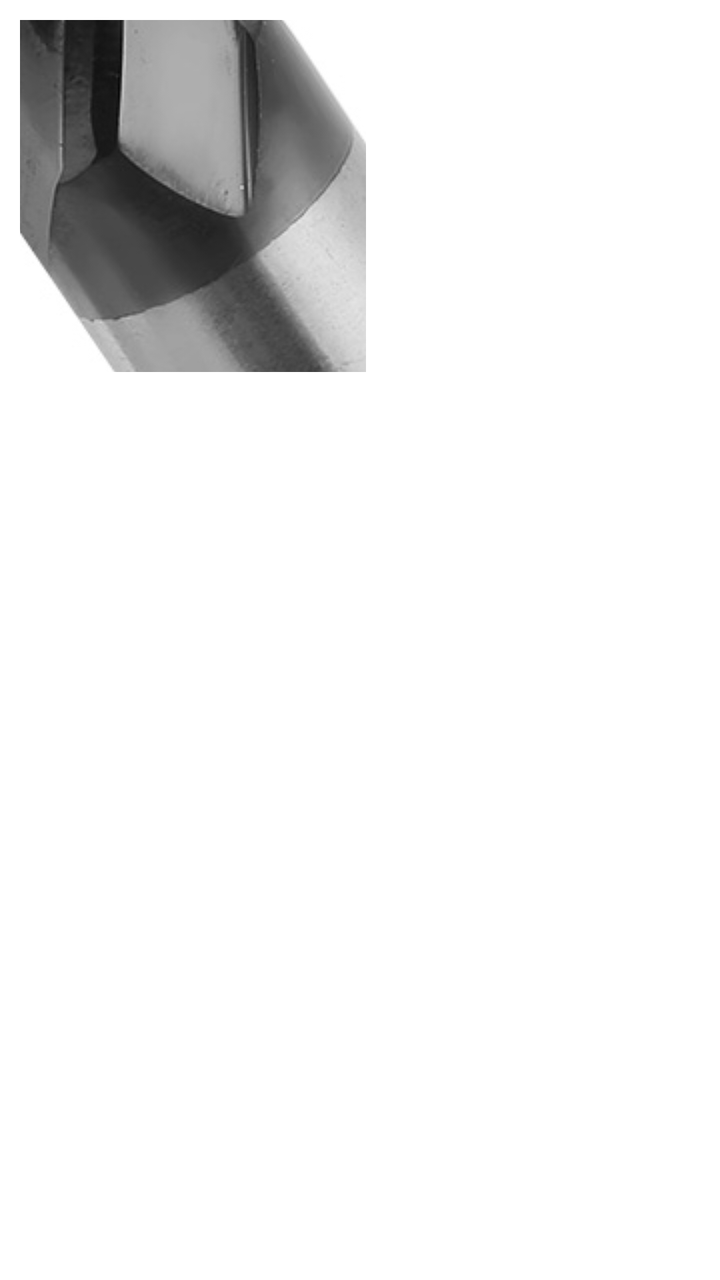
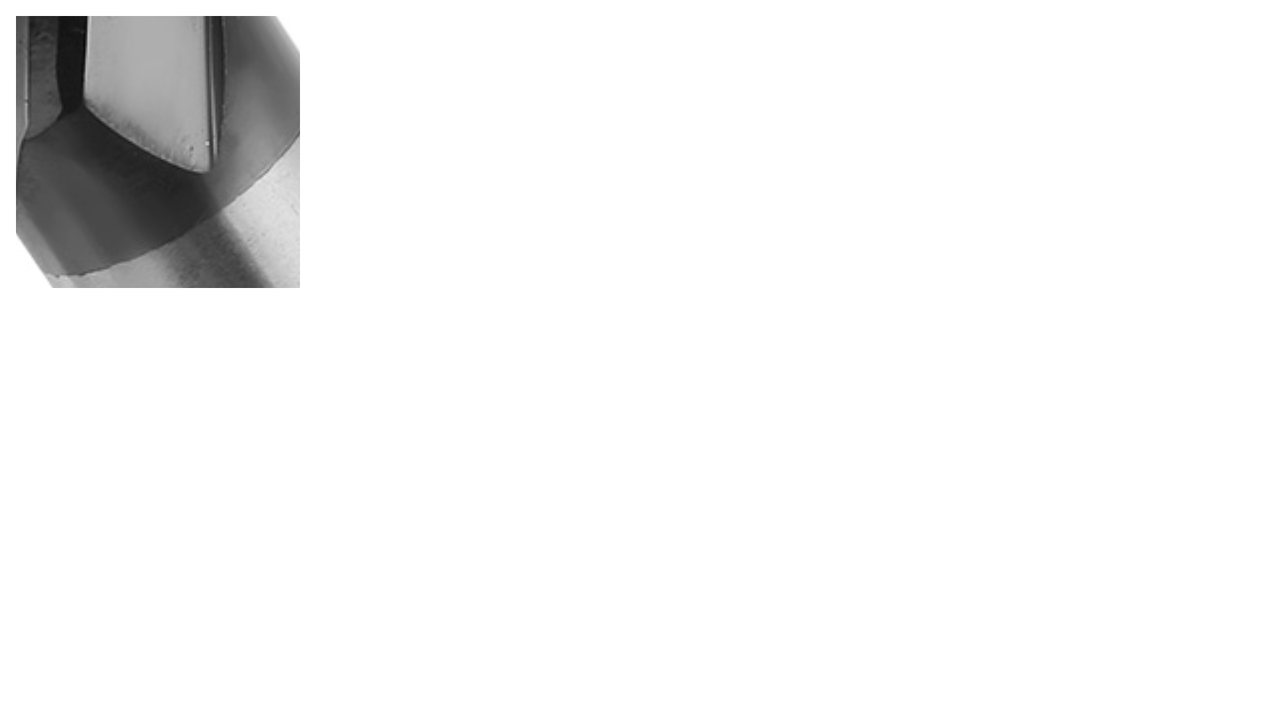

An Android layout and its configuration variant, each rendered on a device that would load it. The default file and the variant file are quoted in full after the pictures.
<!-- AndroidManifest.xml: application theme AppTheme -->
<!-- res/layout/fragment_blank.xml -->
<?xml version="1.0" encoding="utf-8"?>
<androidx.constraintlayout.widget.ConstraintLayout xmlns:android="http://schemas.android.com/apk/res/android"
    xmlns:app="http://schemas.android.com/apk/res-auto"
    xmlns:tools="http://schemas.android.com/tools"
    android:id="@+id/frameLayout2"
    android:layout_width="match_parent"
    android:layout_height="match_parent"
    tools:context=".BASIC_MENU.BlankFragment">

    

    <TableLayout
        android:layout_width="match_parent"
        android:layout_height="match_parent"
        app:layout_constraintBottom_toBottomOf="parent"
        app:layout_constraintEnd_toEndOf="parent"
        app:layout_constraintStart_toStartOf="parent"
        app:layout_constraintTop_toTopOf="parent">

        <TableRow
            android:layout_width="match_parent"
            android:layout_height="match_parent">

            <ImageButton
                android:id="@+id/GOTOMILLSIMPLE"
                android:layout_width="173dp"
                android:layout_height="176dp"
                android:layout_marginStart="10dp"
                android:layout_marginLeft="10dp"
                android:layout_marginTop="10dp"
                android:adjustViewBounds="true"
                android:contentDescription="@string/Go_to_MILL"
                android:src="@drawable/ic_mill"
                app:layout_constraintBottom_toBottomOf="parent"
                app:layout_constraintEnd_toEndOf="parent"
                app:layout_constraintHorizontal_bias="0.025"
                app:layout_constraintStart_toStartOf="parent"
                app:layout_constraintTop_toTopOf="parent"
                app:layout_constraintVertical_bias="0.016" />
        </TableRow>

        <TableRow
            android:layout_width="match_parent"
            android:layout_height="match_parent" />

        <TableRow
            android:layout_width="match_parent"
            android:layout_height="match_parent" />

        <TableRow
            android:layout_width="match_parent"
            android:layout_height="match_parent" />
    </TableLayout>

</androidx.constraintlayout.widget.ConstraintLayout>
<!-- resources referenced by this layout -->
<resources>
  <!-- drawable ic_mill: png bitmap (drawable, 175751 bytes) -->
  <string name="Go_to_MILL">Go_to_MILL</string>
</resources>
<!-- res/layout-land/fragment_blank.xml (the repository's variant of the layout above) -->
<!-- drawn on the phone turned sideways -->
<?xml version="1.0" encoding="utf-8"?>
<androidx.constraintlayout.widget.ConstraintLayout xmlns:android="http://schemas.android.com/apk/res/android"
    xmlns:app="http://schemas.android.com/apk/res-auto"
    xmlns:tools="http://schemas.android.com/tools"
    android:id="@+id/frameLayout2"
    android:layout_width="match_parent"
    android:layout_height="match_parent"
    tools:context=".BASIC_MENU.BlankFragment">

    

    <ImageButton
        android:id="@+id/GOTOMILLSIMPLE"
        android:layout_width="142dp"
        android:layout_height="136dp"
        android:layout_marginStart="8dp"
        android:layout_marginLeft="8dp"
        android:layout_marginTop="8dp"
        android:contentDescription="@string/Go_to_MILL"
        android:src="@drawable/ic_mill"
        app:layout_constraintBottom_toBottomOf="parent"
        app:layout_constraintEnd_toEndOf="parent"
        app:layout_constraintHorizontal_bias="0.0"
        app:layout_constraintStart_toStartOf="parent"
        app:layout_constraintTop_toTopOf="parent"
        app:layout_constraintVertical_bias="0.0" />
</androidx.constraintlayout.widget.ConstraintLayout>
